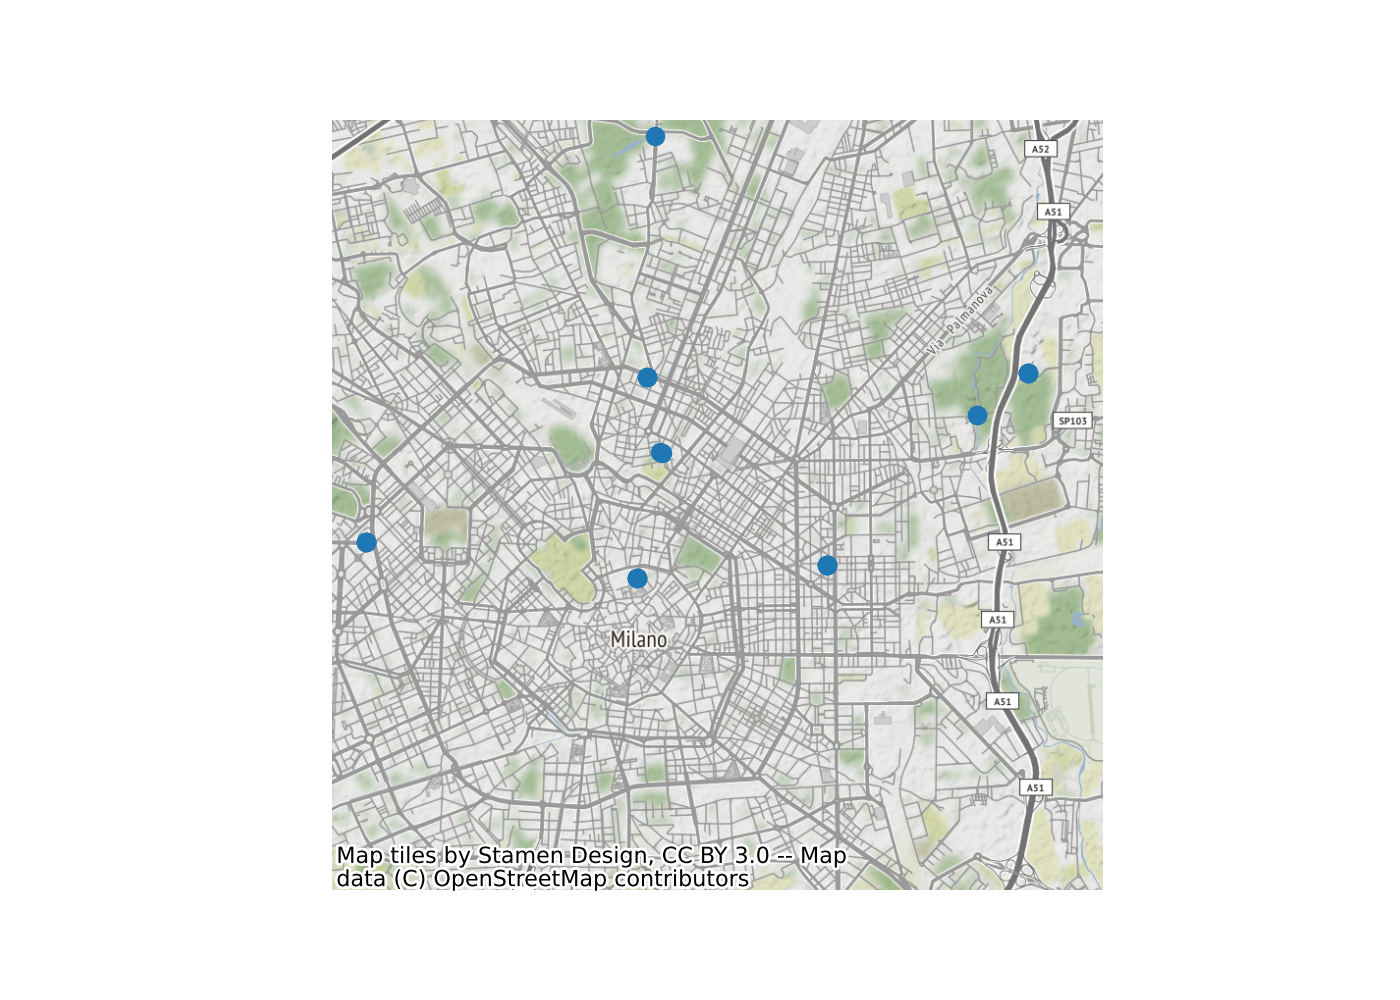

This chart was generated by the following Python code:

import geopandas as gp
import matplotlib.pyplot as plt
import contextily as cx

path_incidenti = "dataset/incidenti/inc_strad_milano_2016.geojson"
path_sensori = "dataset/meteo/tipologia_sensori.geojson"

sensori = gp.read_file(path_sensori).to_crs(epsg=3857)
incidenti = gp.read_file(path_incidenti).to_crs(epsg=3857)

# uso gli incidenti in modo da avere la posizione delle centraline 
# relativamente al centro di milano
scale = 10**6

layer_sensori = sensori.plot(figsize=(7,5))
layer_incidenti = incidenti.plot(ax=layer_sensori, alpha=0.0)
cx.add_basemap(ax=layer_incidenti)
plt.axis('off')
plt.xlim((1.017 * scale, 1.032 * scale))
plt.ylim((5.69 * scale, 5.705 * scale))
plt.show()
